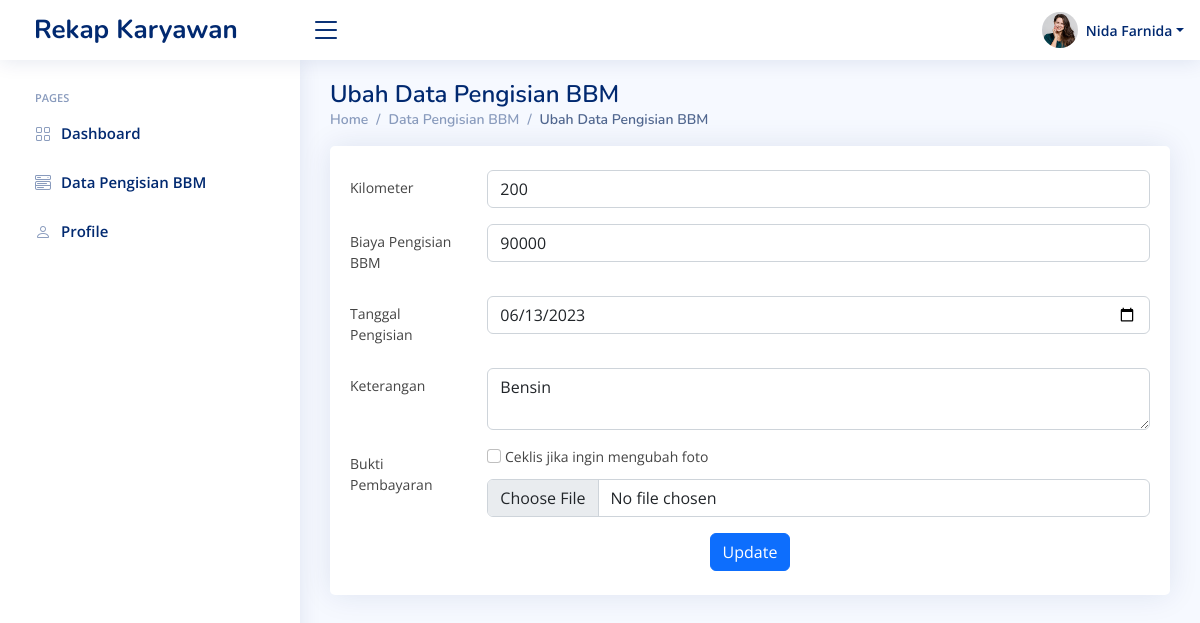
/update_pengisian_bbm.php?id=10 (signed in), run on the app's committed database.
### tables this page shows
CREATE TABLE `tb_user` (
  `id` int(11) NOT NULL,
  `username` varchar(20) NOT NULL,
  `password` varchar(20) NOT NULL,
  `nama_user` varchar(100) NOT NULL,
  `jenis_kelamin` varchar(10) NOT NULL,
  `no_telpon` varchar(20) NOT NULL,
  `email` varchar(100) NOT NULL,
  `foto_profil` varchar(100) NOT NULL,
  `level` varchar(10) NOT NULL
);

CREATE TABLE `tb_rekap_pengisian_bbm` (
  `id` int(11) NOT NULL,
  `tanggal` date NOT NULL,
  `username` varchar(100) NOT NULL,
  `kilometer` int(11) NOT NULL,
  `biaya_pengisian` int(11) NOT NULL,
  `keterangan` text NOT NULL,
  `bukti_pembayaran` varchar(100) NOT NULL
);

### update_pengisian_bbm.php (the view, shortened to what this page needs)
<?php
require './koneksi.php';
if ($_SESSION['karyawan']) {
    $user = $_SESSION['karyawan'];
}
else{
    header('location:login.php');
}
$sql = mysqli_query($conn, "SELECT * FROM tb_user WHERE username = '$user' ");
$data = mysqli_fetch_assoc($sql);
?>
<!DOCTYPE html>
<html lang="en">
<?php
include 'head.php';
?>
<body>
    <?php
    include './navbar.php';
    ?>
    <main id="main" class="main">
        <div class="pagetitle">
            <h1>Ubah Data Pengisian BBM</h1>
            <nav>
                <ol class="breadcrumb">
                    <li class="breadcrumb-item"><a href="./index.php">Home</a></li>
                    <li class="breadcrumb-item"><a href="./data_pengisian_bbm.php">Data Pengisian BBM</a></li>
                    <li class="breadcrumb-item active">Ubah Data Pengisian BBM</li>
                </ol>
            </nav>
        </div>
        <section class="section dashboard">
            <div class="row">
                <div class="col-lg-12">
                    <div class="row">
                        <div class="col-12">
                            <div class="card top-selling overflow-auto">
                                <div class="card-body py-4">
                                    <form method="post" enctype='multipart/form-data'>
                                        <?php
                                        $id = $_GET['id'];
                                        $sql = mysqli_query($conn, "SELECT * FROM tb_rekap_pengisian_bbm WHERE id = '$id' ");
                                        $data = mysqli_fetch_assoc($sql);
                                        ?>
                                        <div class="row mb-3">
                                            <label for="kilometer" class="col-sm-2 col-form-label">Kilometer</label>
                                            <div class="col-sm-10">
                                                <input type="number" class="form-control" id="kilometer" name="kilometer" placeholder="ex : 100" value="<?= $data['kilometer'] ?>" required>
                                            </div>
                                        </div>
                                        <div class="row mb-3">
                                            <label for="biaya_pengisian" class="col-sm-2 col-form-label">Biaya Pengisian BBM</label>
                                            <div class="col-sm-10">
                                                <input type="number" class="form-control" id="biaya_pengisian" name="biaya_pengisian" placeholder="ex : 100000" value="<?= $data['biaya_pengisian'] ?>" required>
                                            </div>
                                        </div>
                                        <div class="row mb-3">
                                            <label for="email" class="col-sm-2 col-form-label">Tanggal Pengisian</label>
                                            <div class="col-sm-10">
                                                <input type="date" class="form-control" id="tanggal" name="tanggal" value="<?= $data['tanggal'] ?>" required>
                                            </div>
                                        </div>
                                        <div class="row mb-3">
                                            <label for="no_telpon" class="col-sm-2 col-form-label">Keterangan</label>
                                            <div class="col-sm-10">
                                                <textarea name="keterangan" id="keterangan" class="form-control" placeholder="Keperluan BBM" value="<?= $data['keterangan'] ?>" required><?= $data['keterangan'] ?></textarea>
                                            </div>
                                        </div>
                                        <div class="row mb-3">
                                            <label for="bukti_pembayaran" class="col-sm-2 col-form-label">Bukti Pembayaran</label>
                                            <div class="col-sm-10">
                                                <input type="checkbox" name="ubah_foto" value="true" class="form-check-input mb-3"> Ceklis jika ingin mengubah foto<br>
                                                <input type="file" class="form-control" id="bukti_pembayaran" name="bukti_pembayaran">
                                            </div>
                                        </div>
                                        <div class="text-center">
                                            <button type="submit" class="btn btn-primary" name="btn_update" onclick="return confirm('Apakah anda yakin ingin mengubah data tersebut?')">Update</button>
                                        </div>
                                    </form>
                                </div>
                            </div>
                        </div>
                    </div>
                </div>
            </div>
        </section>
    </main>
</body>
</html>

### navbar.php (shortened to what this page needs)
<header id="header" class="header fixed-top d-flex align-items-center">
    <div class="d-flex align-items-center justify-content-between">
        <a href="./index.php" class="logo d-flex align-items-center">
            <span class="d-none d-lg-block ms-2">Rekap Karyawan</span>
        </a>
        <i class="bi bi-list toggle-sidebar-btn"></i>
    </div>
    <nav class="header-nav ms-auto">
        <ul class="d-flex align-items-center">
            <li class="nav-item dropdown pe-3">
                <a class="nav-link nav-profile d-flex align-items-center pe-0" href="#" data-bs-toggle="dropdown">
                    <?php
                    if ($data['foto_profil'] == '') {
                        if ($data['jenis_kelamin'] == 'L') {
                    ?>
                            <img src="assets/img/profile-img.jpg" alt="Profile" class="rounded-circle">
                        <?php
                        } else {
                        ?>
                            <img src="assets/img/messages-1.jpg" alt="Profile" class="rounded-circle">
                        <?php
                        }
                    } else {
                        ?>
                        <img src="./profile/<?= $data['foto_profil'] ?>" alt="Profile" class="rounded-circle" style="max-width: 40px; height: 50px;">
                    <?php
                    }
                    ?>
                    <span class="d-none d-md-block dropdown-toggle ps-2"><?= $data['nama_user'] ?></span>
                </a>
            </li>
        </ul>
    </nav>
</header>
<aside id="sidebar" class="sidebar">
    <ul class="sidebar-nav" id="sidebar-nav">
        <li class="nav-heading">Pages</li>
        <li class="nav-item">
            <a class="nav-link collapsed" href="./index.php">
                <i class="bi bi-grid"></i>
                <span>Dashboard</span>
            </a>
        </li>
        <?php
        if ($data['level'] == 'Admin') {
        ?>
            <li class="nav-item">
                <a class="nav-link collapsed" data-bs-target="#tables-nav" data-bs-toggle="collapse" href="#">
                    <i class="bi bi-card-list"></i><span>Data Akun</span><i class="bi bi-chevron-down ms-auto"></i>
                </a>
                <ul id="tables-nav" class="nav-content collapse " data-bs-parent="#sidebar-nav">
                    <li>
                        <a href="./data_akun.php?level=Karyawan">
                            <i class="bi bi-circle"></i><span>Karyawan</span>
                        </a>
                    </li>
                    <li>
                        <a href="./data_akun.php?level=Admin">
                            <i class="bi bi-circle"></i><span>Admin</span>
                        </a>
                    </li>
                </ul>
            </li>
            <li class="nav-item">
                <a class="nav-link collapsed" href="./data_pengisian_bbm.php">
                    <i class="bi bi-menu-button-wide"></i>
                    <span>Data Pengisian BBM</span>
                </a>
            </li>
        <?php
        } elseif ($data['level'] == 'Karyawan') {
        ?>
            <li class="nav-item">
                <a class="nav-link collapsed" href="./data_pengisian_bbm.php">
                    <i class="bi bi-menu-button-wide"></i>
                    <span>Data Pengisian BBM</span>
                </a>
            </li>
        <?php
        }
        ?>
        <li class="nav-item">
            <a class="nav-link collapsed" href="./profile.php">
                <i class="bi bi-person"></i>
                <span>Profile</span>
            </a>
        </li>
    </ul>
</aside>

### assets/css/style.css (style rules this page uses)
:root { scroll-behavior: smooth; }
body { font-family: "Open Sans", sans-serif; background: #f6f9ff; color: #444444; }
a { color: #4154f1; text-decoration: none; }
h1, h2, h3, h4, h5, h6 { font-family: "Nunito", sans-serif; }
#main { margin-top: 60px; padding: 20px 30px; transition: all 0.3s; }
.pagetitle { margin-bottom: 10px; }
.pagetitle h1 { font-size: 24px; margin-bottom: 0; font-weight: 600; color: #012970; }
.card { margin-bottom: 30px; border: none; border-radius: 5px; box-shadow: 0px 0 30px rgba(1, 41, 112, 0.1); }
.card-body { padding: 0 20px 20px 20px; }
.breadcrumb { font-size: 14px; font-family: "Nunito", sans-serif; color: #899bbd; font-weight: 600; }
.breadcrumb a { color: #899bbd; transition: 0.3s; }
.breadcrumb .breadcrumb-item::before { color: #899bbd; }
.breadcrumb .active { color: #51678f; font-weight: 600; }
.logo { line-height: 1; }
@media (min-width: 1200px) { .logo { width: 280px; } }
.logo span { font-size: 26px; font-weight: 700; color: #012970; font-family: "Nunito", sans-serif; }
.header { transition: all 0.5s; z-index: 997; height: 60px; box-shadow: 0px 2px 20px rgba(1, 41, 112, 0.1); background-color: #fff; padding-left: 20px; }
.header .toggle-sidebar-btn { font-size: 32px; padding-left: 10px; cursor: pointer; color: #012970; }
.header-nav ul { list-style: none; }
.header-nav>ul { margin: 0; padding: 0; }
.header-nav .nav-profile { color: #012970; }
.header-nav .nav-profile img { max-height: 36px; }
.header-nav .nav-profile span { font-size: 14px; font-weight: 600; }
.sidebar { position: fixed; top: 60px; left: 0; bottom: 0; width: 300px; z-index: 996; transition: all 0.3s; padding: 20px; overflow-y: auto; scrollbar-width: thin; scrollbar-color: #aab7cf transparent; box-shadow: 0px 0px 20px rgba(1, 41, 112, 0.1); background-color: #fff; }
@media (min-width: 1200px) { #main, #footer { margin-left: 300px; } }
.sidebar-nav { padding: 0; margin: 0; list-style: none; }
.sidebar-nav li { padding: 0; margin: 0; list-style: none; }
.sidebar-nav .nav-item { margin-bottom: 5px; }
.sidebar-nav .nav-heading { font-size: 11px; text-transform: uppercase; color: #899bbd; font-weight: 600; margin: 10px 0 5px 15px; }
.sidebar-nav .nav-link { display: flex; align-items: center; font-size: 15px; font-weight: 600; color: #4154f1; transition: 0.3; background: #f6f9ff; padding: 10px 15px; border-radius: 4px; }
.sidebar-nav .nav-link i { font-size: 16px; margin-right: 10px; color: #4154f1; }
.sidebar-nav .nav-link.collapsed { color: #012970; background: #fff; }
.sidebar-nav .nav-link.collapsed i { color: #899bbd; }
.dashboard .top-selling { font-size: 14px; }

### data on the page
tb_user: nama_user "Nida Farnida"
tb_rekap_pengisian_bbm: kilometer "200", biaya_pengisian "90000", tanggal "06/13/2023", keterangan "Bensin"
